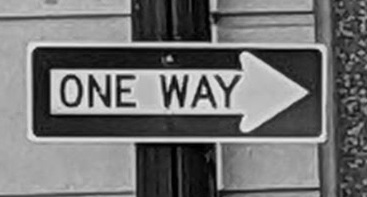
#> input picture assets/oneway1.png, 367 x 197 px
$ python main.py
#> lines starting #> are read from the running program, lines starting #| are printed output that depends on the picture
import cv2 as cv2
import matplotlib.pyplot as plt

ow1 = cv2.imread("assets/oneway1.png", cv2.IMREAD_GRAYSCALE)
#> ow1 is the input picture: shape (197, 367); min 0, max 237, mean 113.6
ow2 = cv2.imread("assets/oneway2.png", cv2.IMREAD_GRAYSCALE)
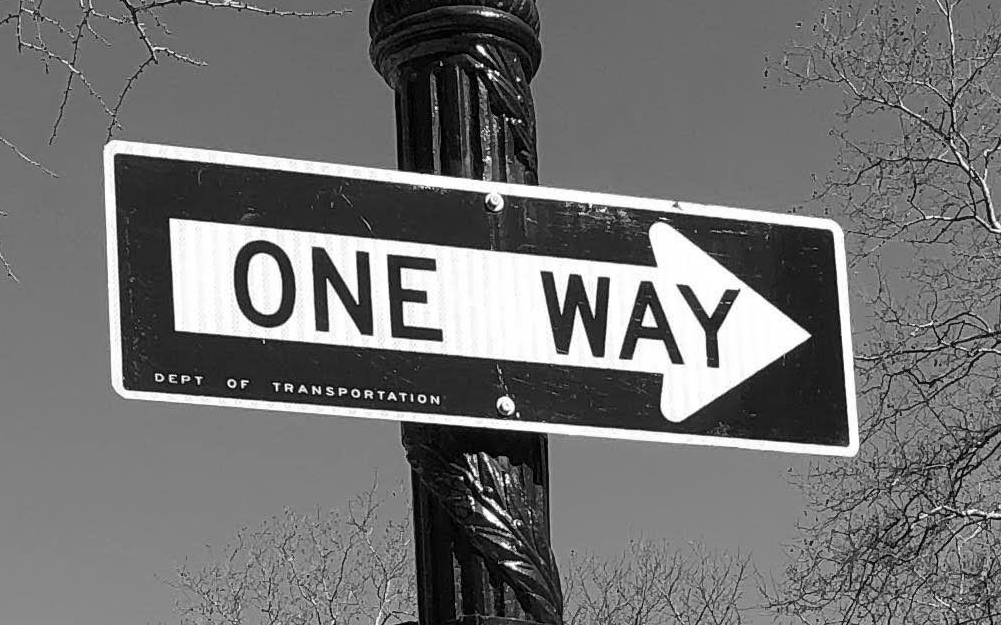
#> input picture assets/oneway2.png, 1001 x 625 px
#> ow2 is the input picture: shape (625, 1001); min 0, max 255, mean 113.9

sift = cv2.SIFT_create(nfeatures=50)

kp1, des1 = sift.detectAndCompute(ow1, None)
#> kp1 = 50 keypoints; strongest (x, y, size): (204, 91, 3.9), (204, 81, 5.9), (169, 58, 3.8), (91, 104, 3.9)
kp2, des2 = sift.detectAndCompute(ow2, None)
#> kp2 = 50 keypoints; strongest (x, y, size): (519, 121, 2.1), (422, 399, 2.2), (649, 320, 9), (507, 119, 2)

bf = cv2.BFMatcher()
matches = bf.knnMatch(des1 , des2 , k=2)
#> matches = 50 matches
good_matches = []

for m, n in matches:
    if m.distance < 0.75 * n.distance:
        good_matches.append(m)
#> this loop made 50 passes
#> after the loop, good_matches = 13 matches

# Draw matches
result = cv2.drawMatches(
    ow1,
    kp1,
    ow2,
    kp2,
    good_matches,
    None
)
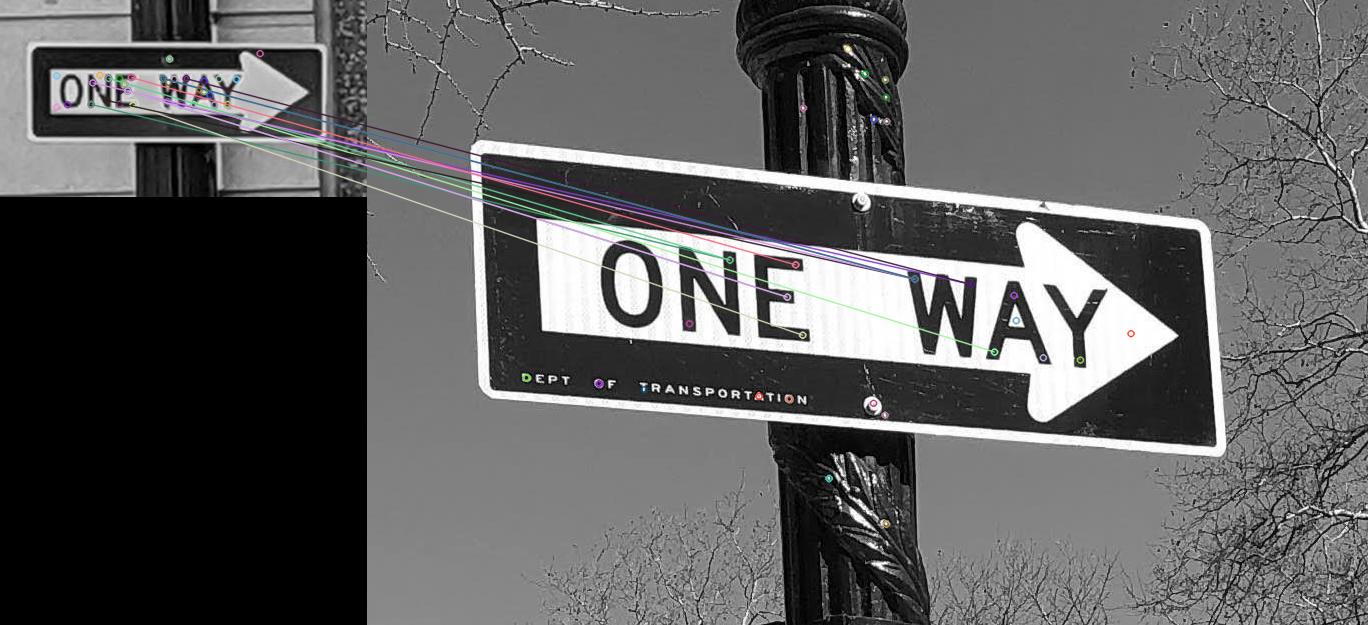
#> result: shape (625, 1368, 3); mean of channels 0, 1, 2 93.4, 93.1, 93.2; drawn as B, G, R

plt.figure(figsize=(15,8))
plt.imshow(result, cmap='gray')
plt.axis('off')
plt.show()
